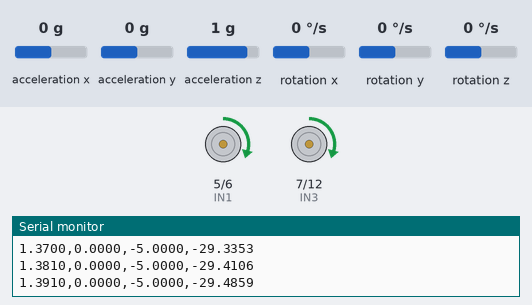
This sketch was run on a simulated ESP32-S3. Parts: motor-driver pin pairs drawn as motors (green arrow = first pin HIGH = forward, orange = second pin HIGH = backward, longer = more drive, scaled by the enable pin), the last lines printed to the serial monitor. Wiring (inferred from the names in the program): MPU-6050 motion sensor at I2C address 0x68. The inputs (shaded band) are chosen by the test bench; at power-on: rotation y 0 °/s, acceleration y 0 g, acceleration z 1 g, acceleration x 0 g, rotation x 0 °/s, rotation z 0 °/s.

Above: at 1.4 s.
1.5 s: rotation y set to -192 °/s
At 1.69 s:
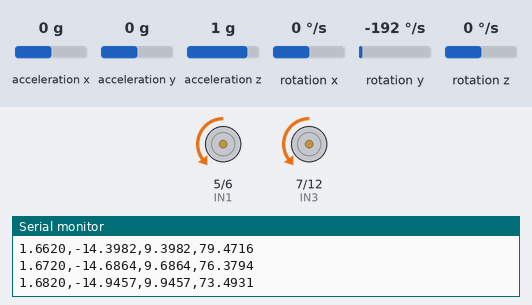
4.5 s: acceleration y set to -1.4 g
At 5.34 s:
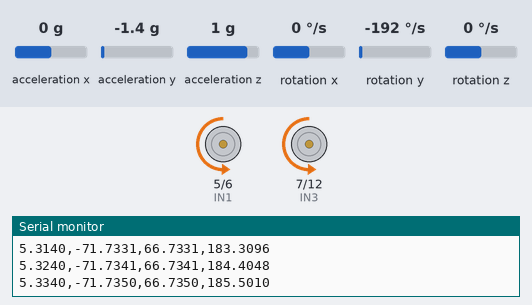
7.5 s: acceleration z set to -0.8 g
10.5 s: acceleration y set to -0.2 g
At 12.2 s:
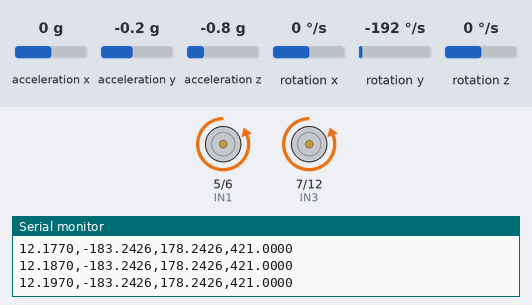
13.5 s: acceleration y set to 0 g
Timing chart, 0 to 17.5 s (numbered marks = the images above; inputs shaded):
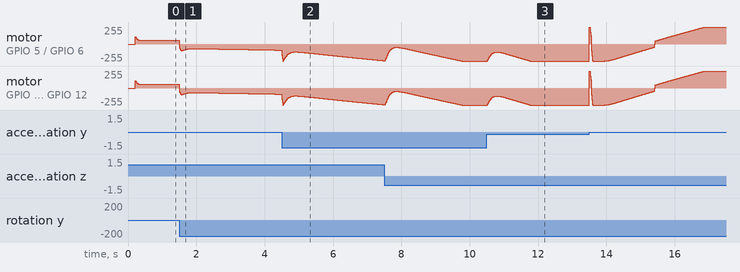

The sketch:

balance_lead_lag.ino
```cpp
// =====================================================================
// Lab 15 – Lead-Lag Controller for Self-Balancing Robot
// CEP Part 4 (Final) – UET Lahore Control Systems Lab
//
// Authors      : Muhammad Mouzzam (2023-EE-111)
//                Umair Nadeem     (2023-EE-115)
// Instructors  : Dr. Habib Wajid | Prof. Hanan Tariq
//
// Hardware     : ESP32-S3 N16R8
//                MPU6050 IMU (I2C: SDA=8, SCL=9)
//                L298N Motor Driver
//                Left Motor  – ENA=4,  IN1=5, IN2=6
//                Right Motor – ENB=13, IN3=7, IN4=12
//
// Controller   : Discrete lead-lag compensator (Tustin, Ts=0.01 s)
//   Designed from Lab 14 identified model:
//     G(s) = 6.2117 / (s^2 - 10.0512)
//   Lead:  C_lead(s) = (s+3)/(s+25)
//   Lag :  C_lag(s)  = (s+0.5)/(s+0.05)
//   K = 30
//   Combined: C(s) = 30 · C_lead(s) · C_lag(s)
//           = 30(s^2 + 3.5s + 1.5) / (s^2 + 25.05s + 1.25)
//
// Discretisation (Tustin / bilinear, Ts = 0.01 s):
//   C(z) = (b0 + b1·z^-1 + b2·z^-2) / (1 + a1·z^-1 + a2·z^-2)
//
// Difference equation (2nd-order IIR):
//   u[k] = b0·e[k] + b1·e[k-1] + b2·e[k-2]
//          - a1·u[k-1] - a2·u[k-2]
//
// Computed with MATLAB/SciPy (scipy.signal.cont2discrete, 'bilinear'):
//   b0 =  27.12755145,  b1 = -53.31800383,  b2 = 26.19445139
//   a1 =  -1.77727790,  a2 =   0.77738899
// =====================================================================

#include <Wire.h>
#include <math.h>

// =====================================================================
// MOTOR DRIVER PINS
// =====================================================================
const int ENA = 4;   // PWM – left  motor
const int IN1 = 5;
const int IN2 = 6;

const int IN3 = 7;
const int IN4 = 12;
const int ENB = 13;  // PWM – right motor

// =====================================================================
// MPU6050
// =====================================================================
const int  S3_SDA   = 8;
const int  S3_SCL   = 9;
const int  MPU_ADDR = 0x68;

// =====================================================================
// TIMING
// =====================================================================
const float   Ts       = 0.01f;   // 10 ms = 100 Hz
unsigned long lastTime = 0;

// =====================================================================
// ANGLE ESTIMATION
// =====================================================================
float currentAngle = 0.0f;
const float ALPHA  = 0.9f;        // complementary filter weight

// =====================================================================
// SETPOINT
// =====================================================================
const float desiredAngle = -5.0f; // degrees (forward-lean from Lab 13)

// =====================================================================
// DISCRETE LEAD-LAG COEFFICIENTS  (Tustin, Ts = 0.01 s)
//
// C(s) = 30*(s+3)/(s+25) * (s+0.5)/(s+0.05)   [2nd-order continuous]
//
//   b (numerator)  : b0   b1   b2
//   a (denominator): 1.0  a1   a2
//
// Note: C(s) is 2nd order → C(z) is 2nd order (3 b-coefficients,
//       2 a-coefficients after normalisation).  The original ino file
//       erroneously used a 3rd-order structure; this is corrected here.
// =====================================================================
const int CTRL_ORDER = 2;   // 2nd-order IIR

// Numerator coefficients
const float b_coef[CTRL_ORDER + 1] = {
     27.12755145f,   // b0
    -53.31800383f,   // b1
     26.19445139f    // b2
};

// Denominator coefficients (a0 = 1 always)
const float a_coef[CTRL_ORDER + 1] = {
     1.00000000f,    // a0 = 1  (normalised, not used in loop)
    -1.77727790f,    // a1
     0.77738899f     // a2
};

// Controller state buffers
float e_buf[CTRL_ORDER + 1] = {0.0f};  // e[k], e[k-1], e[k-2]
float u_buf[CTRL_ORDER + 1] = {0.0f};  // u[k], u[k-1], u[k-2]

// =====================================================================
// PWM SETTINGS (ESP32-S3, LEDC peripheral)
// =====================================================================
const int PWM_FREQ       = 15000;   // Hz
const int PWM_RESOLUTION = 9;       // bits  → range 0..511
const int MIN_PWM        = 90;      // deadband compensation
const int MAX_PWM        = 511;     // full duty

// =====================================================================
// SETUP
// =====================================================================
void setup() {
    Serial.begin(115200);

    // Motor direction pins
    pinMode(IN1, OUTPUT); pinMode(IN2, OUTPUT);
    pinMode(IN3, OUTPUT); pinMode(IN4, OUTPUT);

    // PWM (ESP32-S3 Arduino core ≥ 2.x new API)
    ledcAttach(ENA, PWM_FREQ, PWM_RESOLUTION);
    ledcAttach(ENB, PWM_FREQ, PWM_RESOLUTION);
    ledcWrite(ENA, 0);
    ledcWrite(ENB, 0);

    // MPU6050 initialisation
    Wire.begin(S3_SDA, S3_SCL);
    Wire.beginTransmission(MPU_ADDR);
    Wire.write(0x6B);   // PWR_MGMT_1 register
    Wire.write(0x00);   // wake up (clear sleep bit)
    Wire.endTransmission(true);

    // Optional: set gyro to ±250 deg/s (register 0x1B, value 0x00)
    Wire.beginTransmission(MPU_ADDR);
    Wire.write(0x1B);
    Wire.write(0x00);
    Wire.endTransmission(true);

    // Optional: set accelerometer to ±2g (register 0x1C, value 0x00)
    Wire.beginTransmission(MPU_ADDR);
    Wire.write(0x1C);
    Wire.write(0x00);
    Wire.endTransmission(true);

    delay(200);   // allow MPU6050 to stabilise

    Serial.println("Lab 15 - Lead-Lag Self-Balancing Robot");
    Serial.println("C(s) = 30*(s+3)/(s+25)*(s+0.5)/(s+0.05)");
    Serial.println("Discrete (Tustin, 100 Hz): 2nd-order IIR");
    Serial.println("b = [27.12755, -53.31800, 26.19445]");
    Serial.println("a = [1.00000, -1.77728,   0.77739]");
    Serial.println("Time[s],Angle[deg],Error[deg],Control[u]");
}

// =====================================================================
// MAIN LOOP  (100 Hz)
// =====================================================================
void loop() {
    unsigned long now = millis();

    if (now - lastTime >= (unsigned long)(Ts * 1000.0f)) {
        lastTime = now;

        // =============================================================
        // 1. READ MPU6050  (14 bytes: 3×accel + temp + 3×gyro)
        // =============================================================
        Wire.beginTransmission(MPU_ADDR);
        Wire.write(0x3B);          // start at ACCEL_XOUT_H
        Wire.endTransmission(false);
        Wire.requestFrom(MPU_ADDR, 14, true);

        int16_t ax = (int16_t)((Wire.read() << 8) | Wire.read());
        int16_t ay = (int16_t)((Wire.read() << 8) | Wire.read());
        int16_t az = (int16_t)((Wire.read() << 8) | Wire.read());
        Wire.read(); Wire.read();  // skip temperature (2 bytes)
        int16_t gx = (int16_t)((Wire.read() << 8) | Wire.read());
        int16_t gy = (int16_t)((Wire.read() << 8) | Wire.read());
        int16_t gz = (int16_t)((Wire.read() << 8) | Wire.read());

        // =============================================================
        // 2. ANGLE ESTIMATION  (complementary filter, alpha = 0.9)
        //    Tilt angle around the wheel axis uses ay and az.
        //    Gyro rate uses gy (roll rate, not gz).
        //    Adjust axes to match physical robot orientation.
        // =============================================================
        // Accelerometer angle (static, noisy)
        float accAngle = atan2f((float)ay, (float)az) * 180.0f / (float)M_PI;

        // Gyroscope rate (dynamic, drifts)
        // ±250 deg/s range → 131 LSB/(deg/s)
        float gyroRate = (float)gy / 131.0f;   // deg/s  (use gy for pitch)

        // Complementary filter
        currentAngle = ALPHA * (currentAngle + gyroRate * Ts)
                     + (1.0f - ALPHA) * accAngle;

        // =============================================================
        // 3. LEAD-LAG CONTROL LAW  (2nd-order difference equation)
        //
        //   Shift error buffer:   e[k-2]←e[k-1]←e[k]
        //   Shift control buffer: u[k-2]←u[k-1]
        //   Apply: u[k] = b0·e[k] + b1·e[k-1] + b2·e[k-2]
        //               - a1·u[k-1] - a2·u[k-2]
        // =============================================================
        float error = desiredAngle - currentAngle;

        // Shift error buffer (index 0 = newest)
        e_buf[2] = e_buf[1];
        e_buf[1] = e_buf[0];
        e_buf[0] = error;

        // Shift output buffer
        u_buf[2] = u_buf[1];
        u_buf[1] = u_buf[0];

        // Difference equation
        float u_new =
              b_coef[0] * e_buf[0]
            + b_coef[1] * e_buf[1]
            + b_coef[2] * e_buf[2]
            - a_coef[1] * u_buf[1]
            - a_coef[2] * u_buf[2];

        // Clamp to prevent actuator saturation / integral windup
        u_new = constrain(u_new,
                          -(float)(MAX_PWM - MIN_PWM),
                           (float)(MAX_PWM - MIN_PWM));

        u_buf[0] = u_new;

        // =============================================================
        // 4. DRIVE MOTORS
        // =============================================================
        driveMotors(u_new);

        // =============================================================
        // 5. SERIAL LOGGING  (CSV, import into MATLAB or Python)
        // =============================================================
        Serial.print(now / 1000.0f, 4);
        Serial.print(",");
        Serial.print(currentAngle, 4);
        Serial.print(",");
        Serial.print(error, 4);
        Serial.print(",");
        Serial.println(u_new, 4);
    }
}

// =====================================================================
// MOTOR CONTROL
//   controlSignal > 0  → forward
//   controlSignal < 0  → backward
//   controlSignal == 0 → stop
// =====================================================================
void driveMotors(float controlSignal) {

    int motorSpeed = MIN_PWM + (int)fabsf(controlSignal);
    motorSpeed = constrain(motorSpeed, 0, MAX_PWM);

    if (controlSignal > 1.0f) {
        // Forward
        digitalWrite(IN1, LOW);  digitalWrite(IN2, HIGH);
        digitalWrite(IN3, LOW);  digitalWrite(IN4, HIGH);
    }
    else if (controlSignal < -1.0f) {
        // Backward
        digitalWrite(IN1, HIGH); digitalWrite(IN2, LOW);
        digitalWrite(IN3, HIGH); digitalWrite(IN4, LOW);
    }
    else {
        // Stop (deadband)
        digitalWrite(IN1, LOW); digitalWrite(IN2, LOW);
        digitalWrite(IN3, LOW); digitalWrite(IN4, LOW);
        motorSpeed = 0;
    }

    ledcWrite(ENA, motorSpeed);
    ledcWrite(ENB, motorSpeed);
}
```

Measured:
- after the input at 10.5 s, motor on GPIO 5 (IN1) / GPIO 6 (IN2), motor on GPIO 7 (IN3) / GPIO 12 (IN4): rises from backward 255/255 to backward 120/255 in 0.26 s, then falls to backward 255/255 in 1.0 s
